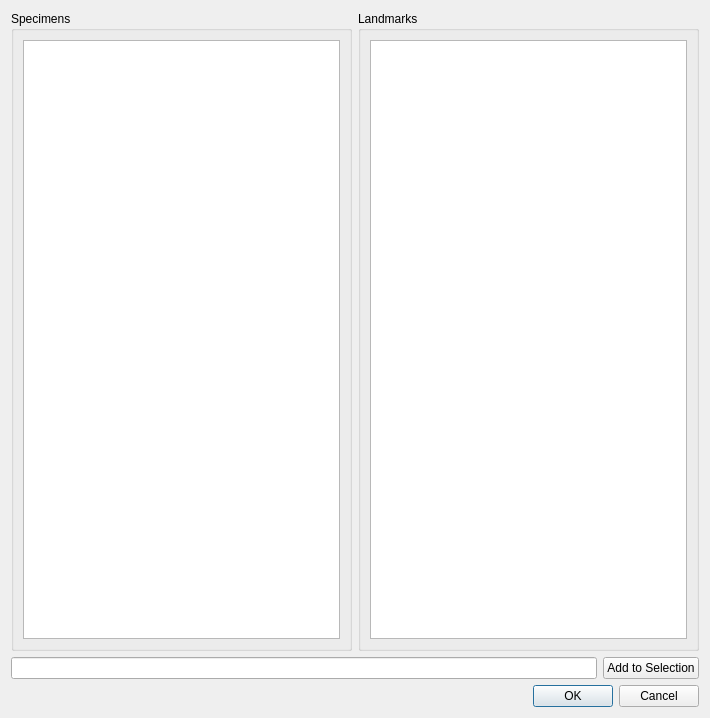
<ui version="4.0" >
 <class>SelectDialog</class>
 <widget class="QDialog" name="SelectDialog" >
  <property name="geometry" >
   <rect>
    <x>0</x>
    <y>0</y>
    <width>710</width>
    <height>718</height>
   </rect>
  </property>
  <property name="windowTitle" >
   <string>Select Specimen(s)</string>
  </property>
  <property name="modal" >
   <bool>true</bool>
  </property>
  <layout class="QVBoxLayout" name="verticalLayout_2" >
   <item>
    <layout class="QHBoxLayout" name="horizontalLayout_2" >
     <item>
      <widget class="QGroupBox" name="groupBox" >
       <property name="title" >
        <string>Specimens</string>
       </property>
       <layout class="QHBoxLayout" name="horizontalLayout" >
        <item>
         <widget class="QTableView" name="m_specimensView" />
        </item>
       </layout>
      </widget>
     </item>
     <item>
      <widget class="QGroupBox" name="groupBox_2" >
       <property name="title" >
        <string>Landmarks</string>
       </property>
       <layout class="QVBoxLayout" name="verticalLayout" >
        <item>
         <widget class="QTableView" name="m_landmarksView" />
        </item>
       </layout>
      </widget>
     </item>
    </layout>
   </item>
   <item>
    <layout class="QHBoxLayout" name="horizontalLayout_3" >
     <item>
      <widget class="QLineEdit" name="m_exprLineEdit" />
     </item>
     <item>
      <widget class="QPushButton" name="m_exprButton" >
       <property name="text" >
        <string>Add to Selection</string>
       </property>
      </widget>
     </item>
    </layout>
   </item>
   <item>
    <widget class="QDialogButtonBox" name="buttonBox" >
     <property name="orientation" >
      <enum>Qt::Horizontal</enum>
     </property>
     <property name="standardButtons" >
      <set>QDialogButtonBox::Cancel|QDialogButtonBox::Ok</set>
     </property>
    </widget>
   </item>
  </layout>
 </widget>
 <resources/>
 <connections>
  <connection>
   <sender>buttonBox</sender>
   <signal>accepted()</signal>
   <receiver>SelectDialog</receiver>
   <slot>accept()</slot>
   <hints>
    <hint type="sourcelabel" >
     <x>248</x>
     <y>254</y>
    </hint>
    <hint type="destinationlabel" >
     <x>157</x>
     <y>274</y>
    </hint>
   </hints>
  </connection>
  <connection>
   <sender>buttonBox</sender>
   <signal>rejected()</signal>
   <receiver>SelectDialog</receiver>
   <slot>reject()</slot>
   <hints>
    <hint type="sourcelabel" >
     <x>316</x>
     <y>260</y>
    </hint>
    <hint type="destinationlabel" >
     <x>286</x>
     <y>274</y>
    </hint>
   </hints>
  </connection>
 </connections>
</ui>
